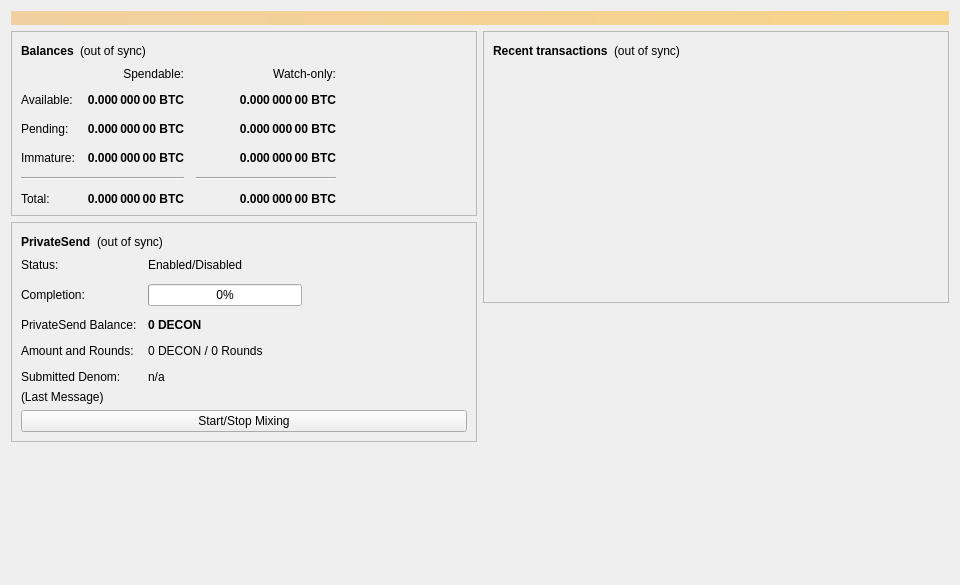
<?xml version="1.0" encoding="UTF-8"?>
<ui version="4.0">
 <class>OverviewPage</class>
 <widget class="QWidget" name="OverviewPage">
  <property name="geometry">
   <rect>
    <x>0</x>
    <y>0</y>
    <width>960</width>
    <height>585</height>
   </rect>
  </property>
  <property name="minimumSize">
   <size>
    <width>960</width>
    <height>0</height>
   </size>
  </property>
  <property name="windowTitle">
   <string>Form</string>
  </property>
  <layout class="QVBoxLayout" name="topLayout">
   <item>
    <widget class="QLabel" name="labelAlerts">
     <property name="visible">
      <bool>false</bool>
     </property>
     <property name="styleSheet">
      <string notr="true">QLabel { background-color: qlineargradient(x1: 0, y1: 0, x2: 1, y2: 0, stop:0 #F0D0A0, stop:1 #F8D488); color:#000000; }</string>
     </property>
     <property name="wordWrap">
      <bool>true</bool>
     </property>
     <property name="margin">
      <number>3</number>
     </property>
     <property name="textInteractionFlags">
      <set>Qt::TextSelectableByMouse</set>
     </property>
    </widget>
   </item>
   <item>
    <layout class="QHBoxLayout" name="horizontalLayout" stretch="1,1">
     <item>
      <layout class="QVBoxLayout" name="verticalLayout_2">
       <item>
        <widget class="QFrame" name="frame">
         <property name="frameShape">
          <enum>QFrame::StyledPanel</enum>
         </property>
         <property name="frameShadow">
          <enum>QFrame::Raised</enum>
         </property>
         <layout class="QVBoxLayout" name="verticalLayout_4">
          <item>
           <layout class="QHBoxLayout" name="horizontalLayout_4">
            <item>
             <widget class="QLabel" name="label_5">
              <property name="font">
               <font>
                <weight>75</weight>
                <bold>true</bold>
               </font>
              </property>
              <property name="text">
               <string>Balances</string>
              </property>
             </widget>
            </item>
            <item>
             <widget class="QLabel" name="labelWalletStatus">
              <property name="toolTip">
               <string>The displayed information may be out of date. Your wallet automatically synchronizes with the Decon network after a connection is established, but this process has not completed yet.</string>
              </property>
              <property name="text">
               <string notr="true">(out of sync)</string>
              </property>
              <property name="alignment">
               <set>Qt::AlignLeading|Qt::AlignLeft|Qt::AlignVCenter</set>
              </property>
             </widget>
            </item>
            <item>
             <spacer name="horizontalSpacer_3">
              <property name="orientation">
               <enum>Qt::Horizontal</enum>
              </property>
              <property name="sizeHint" stdset="0">
               <size>
                <width>40</width>
                <height>20</height>
               </size>
              </property>
             </spacer>
            </item>
           </layout>
          </item>
          <item>
           <layout class="QGridLayout" name="gridLayout">
            <property name="spacing">
             <number>12</number>
            </property>
            <item row="2" column="2">
             <widget class="QLabel" name="labelWatchPending">
              <property name="font">
               <font>
                <weight>75</weight>
                <bold>true</bold>
               </font>
              </property>
              <property name="cursor">
               <cursorShape>IBeamCursor</cursorShape>
              </property>
              <property name="toolTip">
               <string>Unconfirmed transactions to watch-only addresses</string>
              </property>
              <property name="text">
               <string notr="true">0.000 000 00 BTC</string>
              </property>
              <property name="alignment">
               <set>Qt::AlignRight|Qt::AlignTrailing|Qt::AlignVCenter</set>
              </property>
              <property name="textInteractionFlags">
               <set>Qt::LinksAccessibleByMouse|Qt::TextSelectableByKeyboard|Qt::TextSelectableByMouse</set>
              </property>
             </widget>
            </item>
            <item row="2" column="1">
             <widget class="QLabel" name="labelUnconfirmed">
              <property name="font">
               <font>
                <weight>75</weight>
                <bold>true</bold>
               </font>
              </property>
              <property name="cursor">
               <cursorShape>IBeamCursor</cursorShape>
              </property>
              <property name="toolTip">
               <string>Total of transactions that have yet to be confirmed, and do not yet count toward the spendable balance</string>
              </property>
              <property name="text">
               <string notr="true">0.000 000 00 BTC</string>
              </property>
              <property name="alignment">
               <set>Qt::AlignRight|Qt::AlignTrailing|Qt::AlignVCenter</set>
              </property>
              <property name="textInteractionFlags">
               <set>Qt::LinksAccessibleByMouse|Qt::TextSelectableByKeyboard|Qt::TextSelectableByMouse</set>
              </property>
             </widget>
            </item>
            <item row="3" column="2">
             <widget class="QLabel" name="labelWatchImmature">
              <property name="font">
               <font>
                <weight>75</weight>
                <bold>true</bold>
               </font>
              </property>
              <property name="cursor">
               <cursorShape>IBeamCursor</cursorShape>
              </property>
              <property name="toolTip">
               <string>Mined balance in watch-only addresses that has not yet matured</string>
              </property>
              <property name="text">
               <string notr="true">0.000 000 00 BTC</string>
              </property>
              <property name="alignment">
               <set>Qt::AlignRight|Qt::AlignTrailing|Qt::AlignVCenter</set>
              </property>
              <property name="textInteractionFlags">
               <set>Qt::LinksAccessibleByMouse|Qt::TextSelectableByKeyboard|Qt::TextSelectableByMouse</set>
              </property>
             </widget>
            </item>
            <item row="4" column="0" colspan="2">
             <widget class="Line" name="lineSpendableBalance">
              <property name="orientation">
               <enum>Qt::Horizontal</enum>
              </property>
             </widget>
            </item>
            <item row="4" column="2">
             <widget class="Line" name="lineWatchBalance">
              <property name="sizePolicy">
               <sizepolicy hsizetype="Preferred" vsizetype="Fixed">
                <horstretch>0</horstretch>
                <verstretch>0</verstretch>
               </sizepolicy>
              </property>
              <property name="minimumSize">
               <size>
                <width>140</width>
                <height>0</height>
               </size>
              </property>
              <property name="orientation">
               <enum>Qt::Horizontal</enum>
              </property>
             </widget>
            </item>
            <item row="5" column="0">
             <widget class="QLabel" name="labelTotalText">
              <property name="text">
               <string>Total:</string>
              </property>
             </widget>
            </item>
            <item row="3" column="1">
             <widget class="QLabel" name="labelImmature">
              <property name="font">
               <font>
                <weight>75</weight>
                <bold>true</bold>
               </font>
              </property>
              <property name="cursor">
               <cursorShape>IBeamCursor</cursorShape>
              </property>
              <property name="toolTip">
               <string>Mined balance that has not yet matured</string>
              </property>
              <property name="text">
               <string notr="true">0.000 000 00 BTC</string>
              </property>
              <property name="alignment">
               <set>Qt::AlignRight|Qt::AlignTrailing|Qt::AlignVCenter</set>
              </property>
              <property name="textInteractionFlags">
               <set>Qt::LinksAccessibleByMouse|Qt::TextSelectableByKeyboard|Qt::TextSelectableByMouse</set>
              </property>
             </widget>
            </item>
            <item row="2" column="3">
             <spacer name="horizontalSpacer_2">
              <property name="orientation">
               <enum>Qt::Horizontal</enum>
              </property>
              <property name="sizeHint" stdset="0">
               <size>
                <width>40</width>
                <height>20</height>
               </size>
              </property>
             </spacer>
            </item>
            <item row="3" column="0">
             <widget class="QLabel" name="labelImmatureText">
              <property name="text">
               <string>Immature:</string>
              </property>
             </widget>
            </item>
            <item row="5" column="1">
             <widget class="QLabel" name="labelTotal">
              <property name="font">
               <font>
                <weight>75</weight>
                <bold>true</bold>
               </font>
              </property>
              <property name="cursor">
               <cursorShape>IBeamCursor</cursorShape>
              </property>
              <property name="toolTip">
               <string>Your current total balance</string>
              </property>
              <property name="text">
               <string notr="true">0.000 000 00 BTC</string>
              </property>
              <property name="alignment">
               <set>Qt::AlignRight|Qt::AlignTrailing|Qt::AlignVCenter</set>
              </property>
              <property name="textInteractionFlags">
               <set>Qt::LinksAccessibleByMouse|Qt::TextSelectableByKeyboard|Qt::TextSelectableByMouse</set>
              </property>
             </widget>
            </item>
            <item row="5" column="2">
             <widget class="QLabel" name="labelWatchTotal">
              <property name="font">
               <font>
                <weight>75</weight>
                <bold>true</bold>
               </font>
              </property>
              <property name="cursor">
               <cursorShape>IBeamCursor</cursorShape>
              </property>
              <property name="toolTip">
               <string>Current total balance in watch-only addresses</string>
              </property>
              <property name="text">
               <string notr="true">0.000 000 00 BTC</string>
              </property>
              <property name="alignment">
               <set>Qt::AlignRight|Qt::AlignTrailing|Qt::AlignVCenter</set>
              </property>
              <property name="textInteractionFlags">
               <set>Qt::LinksAccessibleByMouse|Qt::TextSelectableByKeyboard|Qt::TextSelectableByMouse</set>
              </property>
             </widget>
            </item>
            <item row="0" column="2">
             <widget class="QLabel" name="labelWatchonly">
              <property name="text">
               <string>Watch-only:</string>
              </property>
              <property name="alignment">
               <set>Qt::AlignRight|Qt::AlignTrailing|Qt::AlignVCenter</set>
              </property>
             </widget>
            </item>
            <item row="1" column="0">
             <widget class="QLabel" name="labelBalanceText">
              <property name="text">
               <string>Available:</string>
              </property>
             </widget>
            </item>
            <item row="1" column="1">
             <widget class="QLabel" name="labelBalance">
              <property name="font">
               <font>
                <weight>75</weight>
                <bold>true</bold>
               </font>
              </property>
              <property name="cursor">
               <cursorShape>IBeamCursor</cursorShape>
              </property>
              <property name="toolTip">
               <string>Your current spendable balance</string>
              </property>
              <property name="text">
               <string notr="true">0.000 000 00 BTC</string>
              </property>
              <property name="alignment">
               <set>Qt::AlignRight|Qt::AlignTrailing|Qt::AlignVCenter</set>
              </property>
              <property name="textInteractionFlags">
               <set>Qt::LinksAccessibleByMouse|Qt::TextSelectableByKeyboard|Qt::TextSelectableByMouse</set>
              </property>
             </widget>
            </item>
            <item row="1" column="2">
             <widget class="QLabel" name="labelWatchAvailable">
              <property name="font">
               <font>
                <weight>75</weight>
                <bold>true</bold>
               </font>
              </property>
              <property name="cursor">
               <cursorShape>IBeamCursor</cursorShape>
              </property>
              <property name="toolTip">
               <string>Your current balance in watch-only addresses</string>
              </property>
              <property name="text">
               <string notr="true">0.000 000 00 BTC</string>
              </property>
              <property name="alignment">
               <set>Qt::AlignRight|Qt::AlignTrailing|Qt::AlignVCenter</set>
              </property>
              <property name="textInteractionFlags">
               <set>Qt::LinksAccessibleByMouse|Qt::TextSelectableByKeyboard|Qt::TextSelectableByMouse</set>
              </property>
             </widget>
            </item>
            <item row="2" column="0">
             <widget class="QLabel" name="labelPendingText">
              <property name="text">
               <string>Pending:</string>
              </property>
             </widget>
            </item>
            <item row="0" column="1">
             <widget class="QLabel" name="labelSpendable">
              <property name="text">
               <string>Spendable:</string>
              </property>
              <property name="alignment">
               <set>Qt::AlignRight|Qt::AlignTrailing|Qt::AlignVCenter</set>
              </property>
             </widget>
            </item>
           </layout>
          </item>
         </layout>
        </widget>
       </item>
       <item>
        <widget class="QFrame" name="framePrivateSend">
         <property name="layoutDirection">
          <enum>Qt::LeftToRight</enum>
         </property>
         <property name="frameShape">
          <enum>QFrame::StyledPanel</enum>
         </property>
         <property name="frameShadow">
          <enum>QFrame::Raised</enum>
         </property>
         <layout class="QVBoxLayout" name="VerticalLayout_PS1">
          <item>
           <layout class="QHBoxLayout" name="horizontalLayout_5">
            <item>
             <widget class="QLabel" name="labelPrivateSendHeader">
              <property name="font">
               <font>
                <weight>75</weight>
                <bold>true</bold>
               </font>
              </property>
              <property name="text">
               <string>PrivateSend</string>
              </property>
             </widget>
            </item>
            <item>
             <widget class="QLabel" name="labelPrivateSendSyncStatus">
              <property name="toolTip">
               <string>The displayed information may be out of date. Your wallet automatically synchronizes with the Decon network after a connection is established, but this process has not completed yet.</string>
              </property>
              <property name="text">
               <string notr="true">(out of sync)</string>
              </property>
              <property name="alignment">
               <set>Qt::AlignLeading|Qt::AlignLeft|Qt::AlignVCenter</set>
              </property>
             </widget>
            </item>
            <item>
             <spacer name="horizontalSpacer_4">
              <property name="orientation">
               <enum>Qt::Horizontal</enum>
              </property>
              <property name="sizeHint" stdset="0">
               <size>
                <width>40</width>
                <height>20</height>
               </size>
              </property>
             </spacer>
            </item>
           </layout>
          </item>
          <item>
           <layout class="QFormLayout" name="privateSendFormLayout">
            <property name="fieldGrowthPolicy">
             <enum>QFormLayout::AllNonFixedFieldsGrow</enum>
            </property>
            <property name="horizontalSpacing">
             <number>11</number>
            </property>
            <property name="verticalSpacing">
             <number>12</number>
            </property>
            <item row="0" column="0">
             <widget class="QLabel" name="labelPrivateSendEnabledText">
              <property name="text">
               <string>Status:</string>
              </property>
             </widget>
            </item>
            <item row="0" column="1">
             <widget class="QLabel" name="labelPrivateSendEnabled">
              <property name="text">
               <string>Enabled/Disabled</string>
              </property>
             </widget>
            </item>
            <item row="1" column="0">
             <widget class="QLabel" name="labelCompletitionText">
              <property name="text">
               <string>Completion:</string>
              </property>
             </widget>
            </item>
            <item row="1" column="1">
             <widget class="QProgressBar" name="privateSendProgress">
              <property name="maximumSize">
               <size>
                <width>154</width>
                <height>16777215</height>
               </size>
              </property>
              <property name="value">
               <number>0</number>
              </property>
             </widget>
            </item>
            <item row="2" column="0">
             <widget class="QLabel" name="labelAnonymizedText">
              <property name="text">
               <string>PrivateSend Balance:</string>
              </property>
             </widget>
            </item>
            <item row="2" column="1">
             <widget class="QLabel" name="labelAnonymized">
              <property name="font">
               <font>
                <weight>75</weight>
                <bold>true</bold>
               </font>
              </property>
              <property name="text">
               <string notr="true">0 DECON</string>
              </property>
             </widget>
            </item>
            <item row="3" column="0">
             <widget class="QLabel" name="labelAmountAndRoundsText">
              <property name="text">
               <string>Amount and Rounds:</string>
              </property>
             </widget>
            </item>
            <item row="3" column="1">
             <widget class="QLabel" name="labelAmountRounds">
              <property name="text">
               <string>0 DECON / 0 Rounds</string>
              </property>
             </widget>
            </item>
            <item row="4" column="0">
             <widget class="QLabel" name="labelSubmittedDenomText">
              <property name="text">
               <string>Submitted Denom:</string>
              </property>
             </widget>
            </item>
            <item row="4" column="1">
             <widget class="QLabel" name="labelSubmittedDenom">
              <property name="toolTip">
               <string>The denominations you submitted to the Masternode.&lt;br&gt;To mix, other users must submit the exact same denominations.</string>
              </property>
              <property name="text">
               <string>n/a</string>
              </property>
             </widget>
            </item>
           </layout>
          </item>
          <item>
           <layout class="QVBoxLayout" name="VerticalLayout_PS">
            <item>
             <widget class="QLabel" name="labelPrivateSendLastMessage">
              <property name="text">
               <string>(Last Message)</string>
              </property>
              <property name="alignment">
               <set>Qt::AlignLeading|Qt::AlignLeft|Qt::AlignTop</set>
              </property>
              <property name="wordWrap">
               <bool>true</bool>
              </property>
             </widget>
            </item>
            <item>
             <widget class="QPushButton" name="togglePrivateSend">
              <property name="sizePolicy">
               <sizepolicy hsizetype="MinimumExpanding" vsizetype="Fixed">
                <horstretch>0</horstretch>
                <verstretch>0</verstretch>
               </sizepolicy>
              </property>
              <property name="text">
               <string>Start/Stop Mixing</string>
              </property>
             </widget>
            </item>
           </layout>
          </item>
         </layout>
        </widget>
       </item>
       <item>
        <spacer name="verticalSpacer">
         <property name="orientation">
          <enum>Qt::Vertical</enum>
         </property>
         <property name="sizeHint" stdset="0">
          <size>
           <width>20</width>
           <height>40</height>
          </size>
         </property>
        </spacer>
       </item>
      </layout>
     </item>
     <item>
      <layout class="QVBoxLayout" name="verticalLayout_3">
       <item>
        <widget class="QFrame" name="frame_2">
         <property name="frameShape">
          <enum>QFrame::StyledPanel</enum>
         </property>
         <property name="frameShadow">
          <enum>QFrame::Raised</enum>
         </property>
         <layout class="QVBoxLayout" name="verticalLayout">
          <item>
           <layout class="QHBoxLayout" name="horizontalLayout_2">
            <item>
             <widget class="QLabel" name="label_4">
              <property name="font">
               <font>
                <weight>75</weight>
                <bold>true</bold>
               </font>
              </property>
              <property name="text">
               <string>Recent transactions</string>
              </property>
             </widget>
            </item>
            <item>
             <widget class="QLabel" name="labelTransactionsStatus">
              <property name="toolTip">
               <string>The displayed information may be out of date. Your wallet automatically synchronizes with the Decon network after a connection is established, but this process has not completed yet.</string>
              </property>
              <property name="text">
               <string notr="true">(out of sync)</string>
              </property>
              <property name="alignment">
               <set>Qt::AlignLeading|Qt::AlignLeft|Qt::AlignVCenter</set>
              </property>
             </widget>
            </item>
            <item>
             <spacer name="horizontalSpacer">
              <property name="orientation">
               <enum>Qt::Horizontal</enum>
              </property>
              <property name="sizeHint" stdset="0">
               <size>
                <width>40</width>
                <height>20</height>
               </size>
              </property>
             </spacer>
            </item>
           </layout>
          </item>
          <item>
           <widget class="QListView" name="listTransactions">
            <property name="styleSheet">
             <string notr="true">QListView { background: transparent; }</string>
            </property>
            <property name="frameShape">
             <enum>QFrame::NoFrame</enum>
            </property>
            <property name="verticalScrollBarPolicy">
             <enum>Qt::ScrollBarAlwaysOff</enum>
            </property>
            <property name="horizontalScrollBarPolicy">
             <enum>Qt::ScrollBarAlwaysOff</enum>
            </property>
            <property name="selectionMode">
             <enum>QAbstractItemView::NoSelection</enum>
            </property>
           </widget>
          </item>
         </layout>
        </widget>
       </item>
       <item>
        <spacer name="verticalSpacer_2">
         <property name="orientation">
          <enum>Qt::Vertical</enum>
         </property>
         <property name="sizeHint" stdset="0">
          <size>
           <width>20</width>
           <height>40</height>
          </size>
         </property>
        </spacer>
       </item>
      </layout>
     </item>
    </layout>
   </item>
  </layout>
 </widget>
 <resources/>
 <connections/>
</ui>
